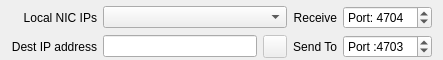
<?xml version="1.0" encoding="UTF-8"?>
<ui version="4.0">
 <class>UdpCommsForm</class>
 <widget class="QWidget" name="UdpCommsForm">
  <property name="geometry">
   <rect>
    <x>0</x>
    <y>0</y>
    <width>443</width>
    <height>60</height>
   </rect>
  </property>
  <property name="windowTitle">
   <string>Form</string>
  </property>
  <layout class="QGridLayout" name="gridLayout">
   <property name="topMargin">
    <number>6</number>
   </property>
   <property name="bottomMargin">
    <number>0</number>
   </property>
   <item row="1" column="3">
    <widget class="QLabel" name="lblTxPort">
     <property name="text">
      <string>Send To</string>
     </property>
     <property name="alignment">
      <set>Qt::AlignRight|Qt::AlignTrailing|Qt::AlignVCenter</set>
     </property>
    </widget>
   </item>
   <item row="1" column="2">
    <widget class="QToolButton" name="btnPing">
     <property name="enabled">
      <bool>false</bool>
     </property>
     <property name="toolTip">
      <string>Invalid IP</string>
     </property>
     <property name="text">
      <string notr="true"/>
     </property>
     <property name="icon">
      <iconset resource="../res/coretools.qrc">
       <normaloff>:/working.png</normaloff>:/working.png</iconset>
     </property>
    </widget>
   </item>
   <item row="0" column="4">
    <widget class="QSpinBox" name="spinRxPort">
     <property name="sizePolicy">
      <sizepolicy hsizetype="Minimum" vsizetype="Minimum">
       <horstretch>0</horstretch>
       <verstretch>0</verstretch>
      </sizepolicy>
     </property>
     <property name="keyboardTracking">
      <bool>false</bool>
     </property>
     <property name="prefix">
      <string>Port: </string>
     </property>
     <property name="maximum">
      <number>65535</number>
     </property>
     <property name="value">
      <number>4704</number>
     </property>
    </widget>
   </item>
   <item row="1" column="4">
    <widget class="QSpinBox" name="spinTxPort">
     <property name="keyboardTracking">
      <bool>false</bool>
     </property>
     <property name="prefix">
      <string>Port :</string>
     </property>
     <property name="maximum">
      <number>65535</number>
     </property>
     <property name="value">
      <number>4703</number>
     </property>
    </widget>
   </item>
   <item row="0" column="3">
    <widget class="QLabel" name="lblRxPort">
     <property name="text">
      <string>Receive</string>
     </property>
     <property name="alignment">
      <set>Qt::AlignRight|Qt::AlignTrailing|Qt::AlignVCenter</set>
     </property>
    </widget>
   </item>
   <item row="0" column="1" colspan="2">
    <widget class="QComboBox" name="cmbNicList"/>
   </item>
   <item row="0" column="0">
    <widget class="QLabel" name="lblLocalNIC">
     <property name="text">
      <string>Local NIC IPs</string>
     </property>
     <property name="alignment">
      <set>Qt::AlignRight|Qt::AlignTrailing|Qt::AlignVCenter</set>
     </property>
     <property name="buddy">
      <cstring>cmbNicList</cstring>
     </property>
    </widget>
   </item>
   <item row="1" column="1">
    <widget class="QLineEdit" name="edTxIp">
     <property name="inputMask">
      <string notr="true"/>
     </property>
     <property name="text">
      <string notr="true"/>
     </property>
     <property name="cursorPosition">
      <number>0</number>
     </property>
    </widget>
   </item>
   <item row="1" column="0">
    <widget class="QLabel" name="lblTxIp">
     <property name="text">
      <string>Dest IP address</string>
     </property>
     <property name="alignment">
      <set>Qt::AlignRight|Qt::AlignTrailing|Qt::AlignVCenter</set>
     </property>
     <property name="buddy">
      <cstring>edTxIp</cstring>
     </property>
    </widget>
   </item>
   <item row="2" column="1">
    <spacer name="verticalSpacer">
     <property name="orientation">
      <enum>Qt::Vertical</enum>
     </property>
     <property name="sizeHint" stdset="0">
      <size>
       <width>0</width>
       <height>0</height>
      </size>
     </property>
    </spacer>
   </item>
  </layout>
 </widget>
 <resources>
  <include location="coretools.qrc"/>
 </resources>
 <connections/>
</ui>
